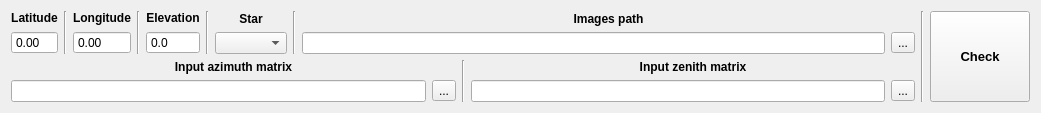
     <widget class="QWidget" name="check_widget" native="true">
      <property name="geometry">
       <rect>
        <x>20</x>
        <y>10</y>
        <width>1041</width>
        <height>102</height>
       </rect>
      </property>
      <property name="sizePolicy">
       <sizepolicy hsizetype="Fixed" vsizetype="Fixed">
        <horstretch>0</horstretch>
        <verstretch>0</verstretch>
       </sizepolicy>
      </property>
      <layout class="QHBoxLayout" name="horizontalLayout_2">
       <item>
        <layout class="QVBoxLayout" name="verticalLayout_34">
         <item>
          <layout class="QHBoxLayout" name="input_layout_identify_auto_2">
           <item>
            <layout class="QVBoxLayout" name="verticalLayout_22">
             <property name="spacing">
              <number>6</number>
             </property>
             <property name="sizeConstraint">
              <enum>QLayout::SetMinAndMaxSize</enum>
             </property>
             <property name="rightMargin">
              <number>0</number>
             </property>
             <item>
              <widget class="QLabel" name="label_lat_util">
               <property name="font">
                <font>
                 <family>Arial</family>
                 <weight>75</weight>
                 <bold>true</bold>
                </font>
               </property>
               <property name="text">
                <string>Latitude</string>
               </property>
               <property name="alignment">
                <set>Qt::AlignCenter</set>
               </property>
              </widget>
             </item>
             <item>
              <widget class="QDoubleSpinBox" name="latitude_util">
               <property name="locale">
                <locale language="English" country="UnitedStates"/>
               </property>
               <property name="buttonSymbols">
                <enum>QAbstractSpinBox::NoButtons</enum>
               </property>
               <property name="specialValueText">
                <string notr="true"/>
               </property>
               <property name="minimum">
                <double>-90.000000000000000</double>
               </property>
               <property name="maximum">
                <double>90.000000000000000</double>
               </property>
              </widget>
             </item>
            </layout>
           </item>
           <item>
            <widget class="Line" name="line_22">
             <property name="orientation">
              <enum>Qt::Vertical</enum>
             </property>
            </widget>
           </item>
           <item>
            <layout class="QVBoxLayout" name="verticalLayout_28">
             <item>
              <widget class="QLabel" name="label_lon_util">
               <property name="font">
                <font>
                 <family>Arial</family>
                 <weight>75</weight>
                 <bold>true</bold>
                </font>
               </property>
               <property name="text">
                <string>Longitude</string>
               </property>
               <property name="alignment">
                <set>Qt::AlignCenter</set>
               </property>
              </widget>
             </item>
             <item>
              <widget class="QDoubleSpinBox" name="longitude_util">
               <property name="minimumSize">
                <size>
                 <width>0</width>
                 <height>0</height>
                </size>
               </property>
               <property name="locale">
                <locale language="English" country="UnitedStates"/>
               </property>
               <property name="buttonSymbols">
                <enum>QAbstractSpinBox::NoButtons</enum>
               </property>
               <property name="minimum">
                <double>-180.000000000000000</double>
               </property>
               <property name="maximum">
                <double>180.000000000000000</double>
               </property>
              </widget>
             </item>
            </layout>
           </item>
           <item>
            <widget class="Line" name="line_29">
             <property name="orientation">
              <enum>Qt::Vertical</enum>
             </property>
            </widget>
           </item>
           <item>
            <layout class="QVBoxLayout" name="verticalLayout_29">
             <item>
              <widget class="QLabel" name="label_elev_util">
               <property name="font">
                <font>
                 <family>Arial</family>
                 <weight>75</weight>
                 <bold>true</bold>
                </font>
               </property>
               <property name="text">
                <string>Elevation</string>
               </property>
               <property name="alignment">
                <set>Qt::AlignCenter</set>
               </property>
              </widget>
             </item>
             <item>
              <widget class="QDoubleSpinBox" name="elevation_util">
               <property name="locale">
                <locale language="English" country="UnitedStates"/>
               </property>
               <property name="buttonSymbols">
                <enum>QAbstractSpinBox::NoButtons</enum>
               </property>
               <property name="decimals">
                <number>1</number>
               </property>
               <property name="maximum">
                <double>8000.000000000000000</double>
               </property>
              </widget>
             </item>
            </layout>
           </item>
           <item>
            <widget class="Line" name="line_30">
             <property name="orientation">
              <enum>Qt::Vertical</enum>
             </property>
            </widget>
           </item>
           <item>
            <layout class="QVBoxLayout" name="verticalLayout_30">
             <item>
              <widget class="QLabel" name="label_star_util">
               <property name="font">
                <font>
                 <family>Arial</family>
                 <weight>75</weight>
                 <bold>true</bold>
                </font>
               </property>
               <property name="text">
                <string>Star</string>
               </property>
               <property name="alignment">
                <set>Qt::AlignCenter</set>
               </property>
              </widget>
             </item>
             <item>
              <widget class="QComboBox" name="stars_util"/>
             </item>
            </layout>
           </item>
           <item>
            <widget class="Line" name="line_43">
             <property name="orientation">
              <enum>Qt::Vertical</enum>
             </property>
            </widget>
           </item>
           <item>
            <layout class="QVBoxLayout" name="verticalLayout_33">
             <item>
              <widget class="QLabel" name="label_image_util">
               <property name="font">
                <font>
                 <family>Arial</family>
                 <weight>75</weight>
                 <bold>true</bold>
                </font>
               </property>
               <property name="text">
                <string>Images path</string>
               </property>
               <property name="alignment">
                <set>Qt::AlignCenter</set>
               </property>
              </widget>
             </item>
             <item>
              <layout class="QHBoxLayout" name="horizontalLayout_16">
               <item>
                <widget class="QLineEdit" name="images_path_util"/>
               </item>
               <item>
                <widget class="QToolButton" name="images_path_btn_util">
                 <property name="text">
                  <string>...</string>
                 </property>
                </widget>
               </item>
              </layout>
             </item>
            </layout>
           </item>
          </layout>
         </item>
         <item>
          <layout class="QHBoxLayout" name="layout_input_matrix_auto_2">
           <item>
            <layout class="QVBoxLayout" name="verticalLayout_36">
             <item>
              <widget class="QLabel" name="label_azimut_util">
               <property name="enabled">
                <bool>true</bool>
               </property>
               <property name="font">
                <font>
                 <family>Arial</family>
                 <weight>75</weight>
                 <bold>true</bold>
                </font>
               </property>
               <property name="text">
                <string>Input azimuth matrix</string>
               </property>
               <property name="alignment">
                <set>Qt::AlignCenter</set>
               </property>
              </widget>
             </item>
             <item>
              <layout class="QHBoxLayout" name="horizontalLayout_21">
               <item>
                <widget class="QLineEdit" name="input_azimut_util">
                 <property name="enabled">
                  <bool>true</bool>
                 </property>
                </widget>
               </item>
               <item>
                <widget class="QToolButton" name="input_azimut_btn_util">
                 <property name="enabled">
                  <bool>true</bool>
                 </property>
                 <property name="text">
                  <string>...</string>
                 </property>
                </widget>
               </item>
              </layout>
             </item>
            </layout>
           </item>
           <item>
            <widget class="Line" name="line_46">
             <property name="orientation">
              <enum>Qt::Vertical</enum>
             </property>
            </widget>
           </item>
           <item>
            <layout class="QVBoxLayout" name="verticalLayout_37">
             <item>
              <widget class="QLabel" name="label_zenit_util">
               <property name="enabled">
                <bool>true</bool>
               </property>
               <property name="font">
                <font>
                 <family>Arial</family>
                 <weight>75</weight>
                 <bold>true</bold>
                </font>
               </property>
               <property name="text">
                <string>Input zenith matrix</string>
               </property>
               <property name="alignment">
                <set>Qt::AlignCenter</set>
               </property>
              </widget>
             </item>
             <item>
              <layout class="QHBoxLayout" name="horizontalLayout_22">
               <item>
                <widget class="QLineEdit" name="input_zenit_util">
                 <property name="enabled">
                  <bool>true</bool>
                 </property>
                </widget>
               </item>
               <item>
                <widget class="QToolButton" name="input_zenit_btn_util">
                 <property name="enabled">
                  <bool>true</bool>
                 </property>
                 <property name="text">
                  <string>...</string>
                 </property>
                </widget>
               </item>
              </layout>
             </item>
            </layout>
           </item>
          </layout>
         </item>
        </layout>
       </item>
       <item>
        <widget class="Line" name="line_44">
         <property name="orientation">
          <enum>Qt::Vertical</enum>
         </property>
        </widget>
       </item>
       <item>
        <widget class="QPushButton" name="check_btn">
         <property name="sizePolicy">
          <sizepolicy hsizetype="Fixed" vsizetype="Expanding">
           <horstretch>0</horstretch>
           <verstretch>0</verstretch>
          </sizepolicy>
         </property>
         <property name="minimumSize">
          <size>
           <width>100</width>
           <height>0</height>
          </size>
         </property>
         <property name="font">
          <font>
           <family>Arial</family>
           <pointsize>10</pointsize>
           <weight>75</weight>
           <bold>true</bold>
          </font>
         </property>
         <property name="text">
          <string>Check</string>
         </property>
        </widget>
       </item>
      </layout>
     </widget>
